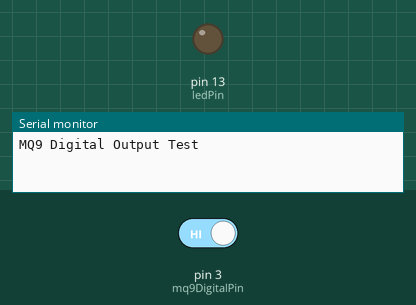
The sketch below on a simulated Arduino Uno, built with avr-gcc and run on an emulated ATmega328P. Shown: output pins drawn as LEDs (lit = HIGH), the last lines printed to the serial monitor. Inputs (shaded band) come from the test bench; at power-on: pin 3 (mq9DigitalPin) HIGH.

Above: at 1.8 s.
1.9 s: pin 3 (mq9DigitalPin) driven LOW
At 3.2 s:
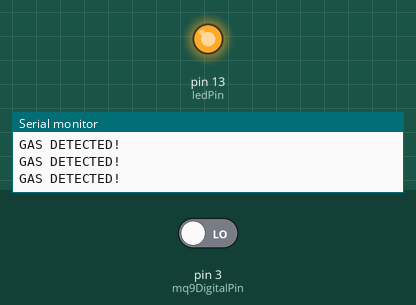
3.5 s: pin 3 (mq9DigitalPin) driven HIGH
At 4.6 s:
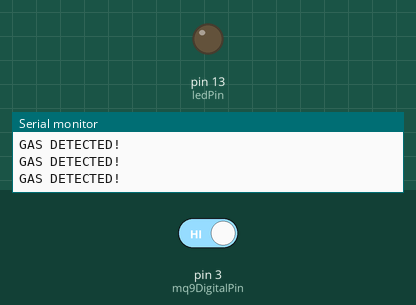
Timing chart, 0 to 6.5 s (numbered marks = the images above; inputs shaded):
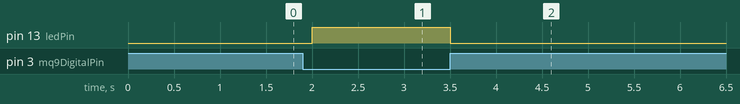

Measured:
- after the input at 1.9 s, pin 13 (ledPin): LOW → HIGH after 0.10 s
- after the input at 3.5 s, pin 13 (ledPin): HIGH → LOW at once

The sketch:

file41.ino
```cpp
int mq9DigitalPin = 3;
int ledPin = 13;
void setup() {
  pinMode(mq9DigitalPin, INPUT);
  pinMode(ledPin, OUTPUT);
  Serial.begin(9600);
  Serial.println("MQ9 Digital Output Test");
}

void loop() {
  int gasDetected = digitalRead(mq9DigitalPin);

  if (gasDetected == LOW) {
    Serial.println("GAS DETECTED!");
    digitalWrite(ledPin, HIGH);
  } else {
    digitalWrite(ledPin, LOW);
  }

  delay(500);
}
```
